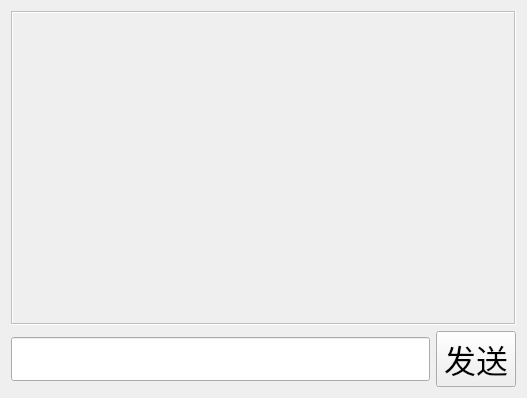
<?xml version="1.0" encoding="UTF-8"?>
<ui version="4.0">
 <class>PrivateChat</class>
 <widget class="QWidget" name="PrivateChat">
  <property name="enabled">
   <bool>true</bool>
  </property>
  <property name="geometry">
   <rect>
    <x>0</x>
    <y>0</y>
    <width>527</width>
    <height>398</height>
   </rect>
  </property>
  <property name="windowTitle">
   <string>Form</string>
  </property>
  <layout class="QGridLayout" name="gridLayout">
   <item row="0" column="0">
    <widget class="QTextEdit" name="textEdit_showMsg">
     <property name="enabled">
      <bool>false</bool>
     </property>
     <property name="font">
      <font>
       <pointsize>24</pointsize>
      </font>
     </property>
     <property name="frameShape">
      <enum>QFrame::Box</enum>
     </property>
     <property name="frameShadow">
      <enum>QFrame::Sunken</enum>
     </property>
    </widget>
   </item>
   <item row="1" column="0">
    <layout class="QHBoxLayout" name="horizontalLayout">
     <item>
      <widget class="QLineEdit" name="lineEdit_inputMsg">
       <property name="font">
        <font>
         <pointsize>24</pointsize>
        </font>
       </property>
      </widget>
     </item>
     <item>
      <widget class="QPushButton" name="pushButton_sendMsg">
       <property name="font">
        <font>
         <pointsize>24</pointsize>
        </font>
       </property>
       <property name="text">
        <string>发送</string>
       </property>
      </widget>
     </item>
    </layout>
   </item>
  </layout>
 </widget>
 <resources/>
 <connections/>
</ui>
